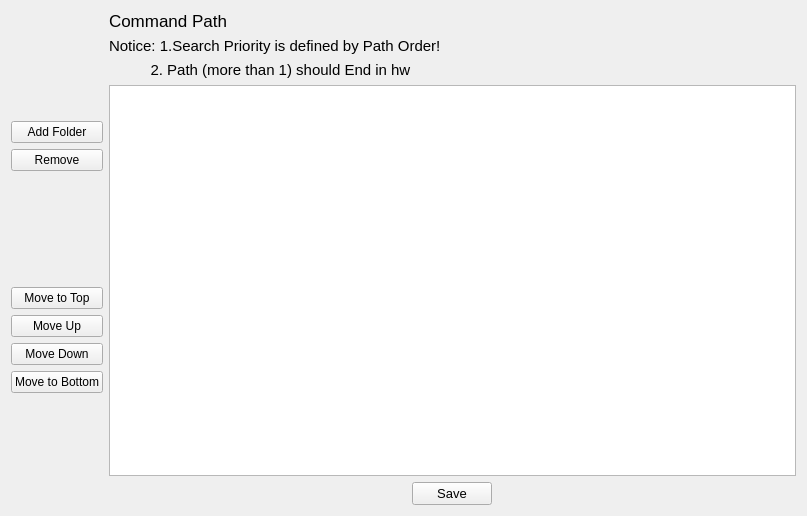
<?xml version="1.0" encoding="UTF-8"?>
<ui version="4.0">
 <class>Addpath</class>
 <widget class="QWidget" name="Addpath">
  <property name="geometry">
   <rect>
    <x>0</x>
    <y>0</y>
    <width>807</width>
    <height>516</height>
   </rect>
  </property>
  <property name="acceptDrops">
   <bool>false</bool>
  </property>
  <property name="windowTitle">
   <string>Add Path</string>
  </property>
  <layout class="QGridLayout" name="gridLayout">
   <item row="0" column="0">
    <layout class="QHBoxLayout" name="horizontalLayout">
     <item>
      <layout class="QVBoxLayout" name="verticalLayout_4">
       <item>
        <layout class="QVBoxLayout" name="verticalLayout_2">
         <item>
          <widget class="QPushButton" name="pushButtonAF">
           <property name="text">
            <string>Add Folder</string>
           </property>
          </widget>
         </item>
         <item>
          <widget class="QPushButton" name="pushButtonRemove">
           <property name="text">
            <string>Remove</string>
           </property>
          </widget>
         </item>
        </layout>
       </item>
       <item>
        <layout class="QVBoxLayout" name="verticalLayout">
         <item>
          <widget class="QPushButton" name="pushButtonMtoT">
           <property name="text">
            <string>Move to Top</string>
           </property>
          </widget>
         </item>
         <item>
          <widget class="QPushButton" name="pushButtonMU">
           <property name="text">
            <string>Move Up</string>
           </property>
          </widget>
         </item>
         <item>
          <widget class="QPushButton" name="pushButtonMD">
           <property name="text">
            <string>Move Down</string>
           </property>
          </widget>
         </item>
         <item>
          <widget class="QPushButton" name="pushButtonMtoB">
           <property name="text">
            <string>Move to Bottom</string>
           </property>
          </widget>
         </item>
        </layout>
       </item>
      </layout>
     </item>
     <item>
      <layout class="QVBoxLayout" name="verticalLayout_3">
       <item>
        <widget class="QLabel" name="label_2">
         <property name="font">
          <font>
           <pointsize>13</pointsize>
          </font>
         </property>
         <property name="text">
          <string>Command Path</string>
         </property>
        </widget>
       </item>
       <item>
        <widget class="QLabel" name="label">
         <property name="font">
          <font>
           <pointsize>11</pointsize>
           <weight>50</weight>
           <italic>false</italic>
           <bold>false</bold>
           <underline>false</underline>
           <strikeout>false</strikeout>
          </font>
         </property>
         <property name="text">
          <string>Notice: 1.Search Priority is defined by Path Order!</string>
         </property>
        </widget>
       </item>
       <item>
        <widget class="QLabel" name="label_3">
         <property name="font">
          <font>
           <pointsize>11</pointsize>
           <weight>50</weight>
           <italic>false</italic>
           <bold>false</bold>
           <underline>false</underline>
           <strikeout>false</strikeout>
          </font>
         </property>
         <property name="text">
          <string>          2. Path (more than 1) should End in hw</string>
         </property>
        </widget>
       </item>
       <item>
        <widget class="QListWidget" name="listWidget"/>
       </item>
       <item alignment="Qt::AlignHCenter">
        <widget class="QPushButton" name="pushButtonSave">
         <property name="font">
          <font>
           <pointsize>10</pointsize>
          </font>
         </property>
         <property name="text">
          <string>Save</string>
         </property>
        </widget>
       </item>
      </layout>
     </item>
    </layout>
   </item>
  </layout>
 </widget>
 <resources/>
 <connections/>
</ui>
